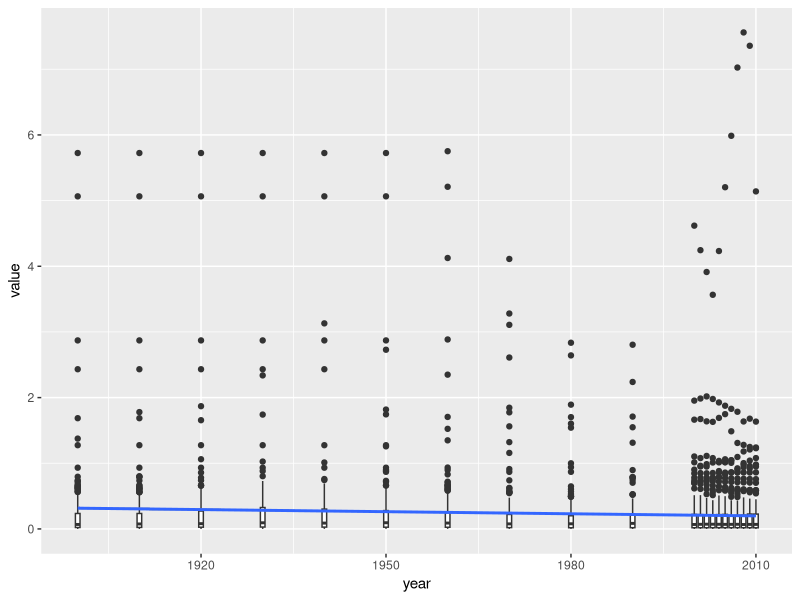
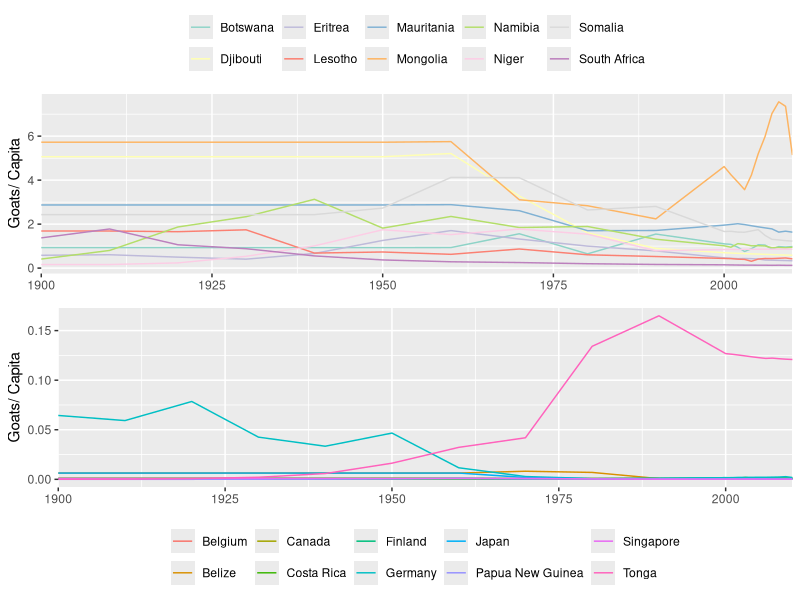

These charts were generated, in order, by the following R code:
## ---- chunk 1
knitr::opts_chunk$set(
  fig.path = '../figures/',
  cache = FALSE,
  warning = FALSE, 
  message = FALSE
)
## ---- chunk 2
# Load libraries
library(tidyverse)
library(gridExtra)

# Load data
goats <- read_csv("../data/GoatsperCapita_Compact.csv") %>% 
  filter(year >= 1900)
## ---- chunk 3
goats %>% 
  group_by(year) %>% 
  select(-ccode, -country.name) %>% 
  summarise(value = mean(value)) %>% 
  ggplot(aes(x = year, y = value)) +
  geom_boxplot(data = goats, aes(group = year)) +
  geom_smooth(method = "lm")
## ---- chunk 4
# Top 10 goat having countries
goats_top <- goats %>% 
  arrange(desc(value)) %>% 
  filter(ccode %in% head(unique(ccode), 10))

# Bottom 10
goats_bottom <- goats %>% 
  arrange(value) %>% 
  filter(ccode %in% head(unique(ccode), 10))

# Line graphs
gt <- ggplot(data = goats_top, aes(x = year, y = value)) +
  geom_line(aes(colour = country.name)) +
  labs(y = "Goats/ Capita", x = NULL) +
  scale_x_continuous(expand = c(0,0)) +
  scale_color_brewer(name = NULL, palette = "Set3") +
  theme(legend.position = "top")
gb <- ggplot(data = goats_bottom, aes(x = year, y = value)) +
  geom_line(aes(colour = country.name)) +
  labs(y = "Goats/ Capita", x = NULL) +
  scale_x_continuous(expand = c(0,0)) +
  theme(legend.position = "bottom",
        legend.title = element_blank())

# Combine
grid.arrange(gt, gb)
